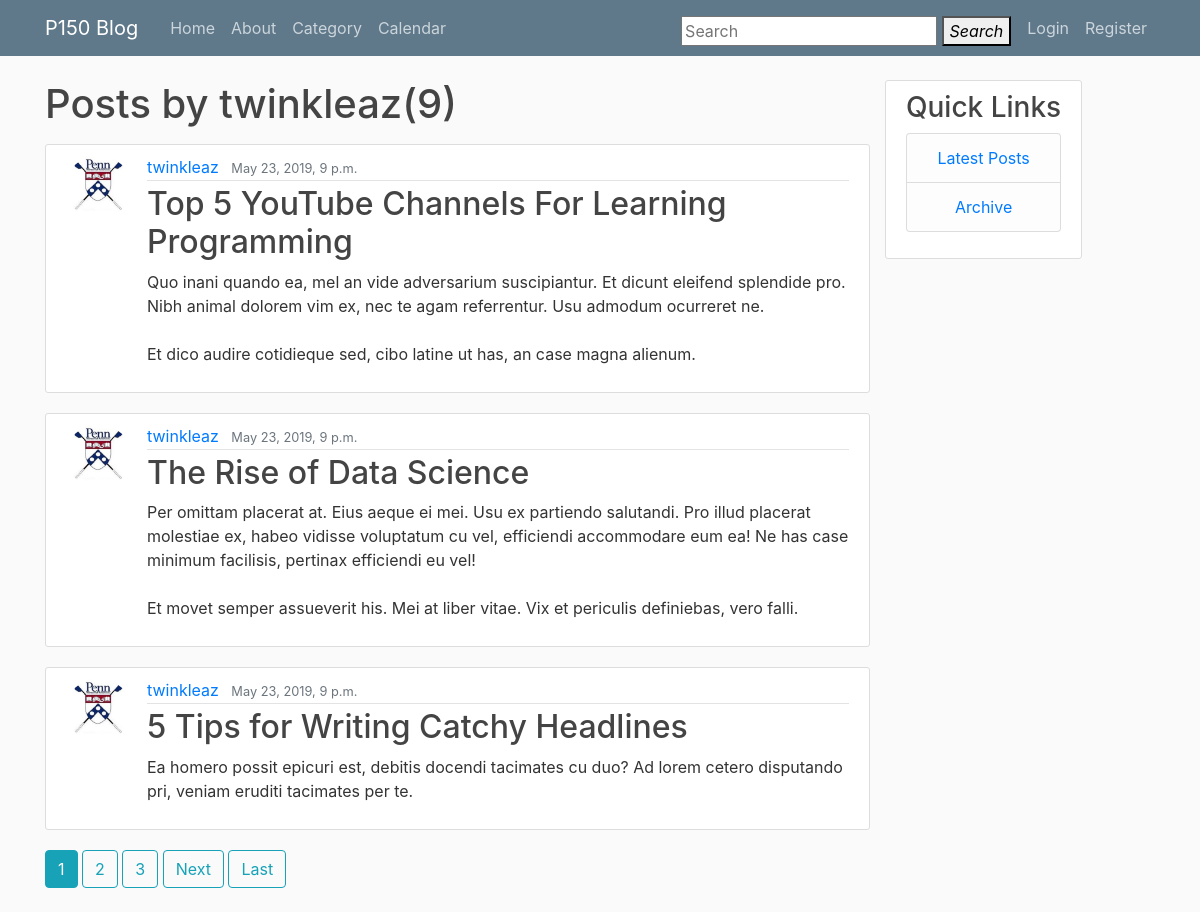
Page /user/twinkleaz/ on the earlier database version.
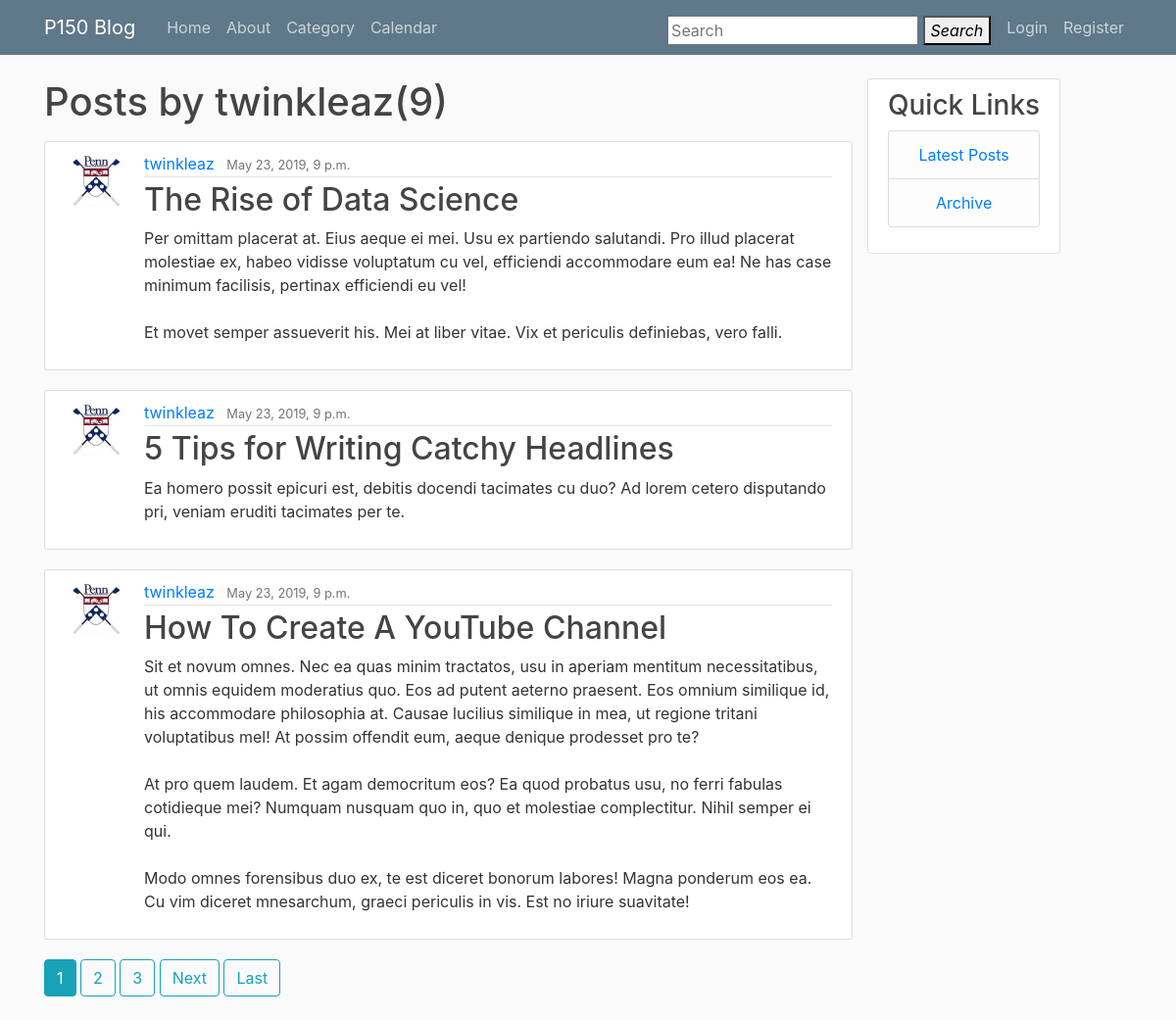
Same page on the later database version.
### blog/models.py (models this page shows, shortened)
class Post(models.Model):
    title = models.CharField(max_length=100)
    content = RichTextUploadingField(config_name='default')
    date_posted = models.DateTimeField(default=timezone.now)
    author = models.ForeignKey(User, on_delete=models.CASCADE)
    category = models.ForeignKey(Category, on_delete=models.PROTECT, null=True,
                                blank=True)

### users/models.py (models this page shows, shortened)
class Profile(models.Model):
    user = models.OneToOneField(User, on_delete=models.CASCADE)
    image = models.ImageField(default='default.jpg', upload_to='profile_pics')

### blog/views.py (the view)
# urls.py: path('user/<str:username>/', UserPostListView.as_view(),
class UserPostListView(ListView):
    model = Post
    template_name = 'blog/user_posts.html'
    context_object_name = 'posts'
    ordering = ['-date_posted']
    paginate_by = 3
    def get_queryset(self):
        user = get_object_or_404(User, username=self.kwargs.get('username'))
        return Post.objects.filter(author=user).order_by('-date_posted')

### blog/templates/blog/user_posts.html (shortened to what this page needs)
{% extends 'blog/base.html' %}
{% block content %}
	<h1 class="mb-3">Posts by {{ view.kwargs.username }}({{ page_obj.paginator.count }})</h1>
	{% for post in posts %}
		<article class="media content-section">
			<img class="rounded-circle article-img" src="{{ post.author.profile.image.url }}">
			<div class="media-body">
				<div class="article-metadata">
					<a class="mr-2" href="{% url 'user-posts' post.author.username %}">{{ post.author }}</a>
					<small class="text-muted">{{ post.date_posted }}</small>
				</div>
				<h2><a class="article-title" href="{% url 'post-detail' post.id %}">{{ post.title }}</a></h2>
				<p class="article-content">{{ post.content|safe }}</p>
			</div>
		</article>
	{% endfor %}
	{% if is_paginated %}
		{% for num in page_obj.paginator.page_range %}
			{% if page_obj.number == num %}
				<a class="btn btn-info mb-4" href="?page={{ num }}">{{ num }}</a>
			{% elif num > page_obj.number|add:'-3' and num < page_obj.number|add:'3' %}
				<a class="btn btn-outline-info mb-4" href="?page={{ num }}">{{ num }}</a>
			{% endif %}
		{% endfor %}
		{% if page_obj.has_next %}
			<a class="btn btn-outline-info mb-4" href="?page={{ page_obj.next_page_number }}">Next</a>
			<a class="btn btn-outline-info mb-4" href="?page={{ page_obj.paginator.num_pages}}">Last</a>
		{% endif %}
	{% endif %}
{% endblock %}

Differences in the rows shown:
no longer on this page (row edited): Post: author.profile.image (placeholder picture), author "twinkleaz", date_posted "May 23, 2019, 9 p.m.", title "Top 5 YouTube Channels For Learning Programming", content "Quo inani quando ea, mel an vide adversarium suscipiantur. Et dicunt eleifend splendide pro. Nibh animal dolorem vim ex, nec te agam referrentur. Usu admodum ocurreret ne. Et dico audire cotidieque sed, cibo latine ut has, an case magna alienum."
now on this page (row unchanged): Post: author.profile.image (placeholder picture), author "twinkleaz", date_posted "May 23, 2019, 9 p.m.", title "How To Create A YouTube Channel", content "Sit et novum omnes. Nec ea quas minim tractatos, usu in aperiam mentitum necessitatibus, ut omnis equidem moderatius quo. Eos ad putent aeterno praesent. Eos omnium similique id, his accommodare philosophia at. Causae lucilius similique in mea, ut regione tritani voluptatibus mel! At possim offendit eum, aeque denique prodesset pro te? At pro quem laudem. Et agam democritum eos? Ea quod probatus usu, no ferri fabulas cotidieque mei? Numquam nusquam quo in, quo et molestiae complectitur. Nihil semper ei qui. Modo omnes forensibus duo ex, te est diceret bonorum labores! Magna ponderum eos ea. Cu vim diceret mnesarchum, graeci periculis in vis. Est no iriure suavitate!"
